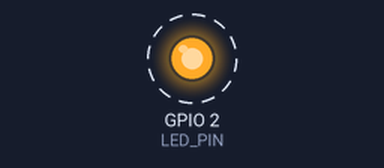
Bench run of a sketch on a simulated ESP32. On the bench: output pins drawn as LEDs (lit = HIGH). Dashed ring = blinking. What the sketch prints to the serial monitor is not drawn.

Above: at 0.5 s.
Timing chart, 0 to 4.6 s (numbered marks = the images above):
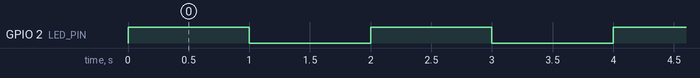

The sketch:

blink_test.ino
```cpp
// Simple ESP32-C3 blink sketch to test basic functionality
#define LED_PIN 2  // Built-in LED on ESP32-C3

void setup() {
  Serial.begin(115200);
  pinMode(LED_PIN, OUTPUT);
  Serial.println("ESP32-C3 Blink Test Starting...");
}

void loop() {
  digitalWrite(LED_PIN, HIGH);
  Serial.println("LED ON");
  delay(1000);

  digitalWrite(LED_PIN, LOW);
  Serial.println("LED OFF");
  delay(1000);
}
```

Measured:
- by itself, GPIO 2 (LED_PIN): alternates HIGH for 1.0 s and LOW for 1.0 s
